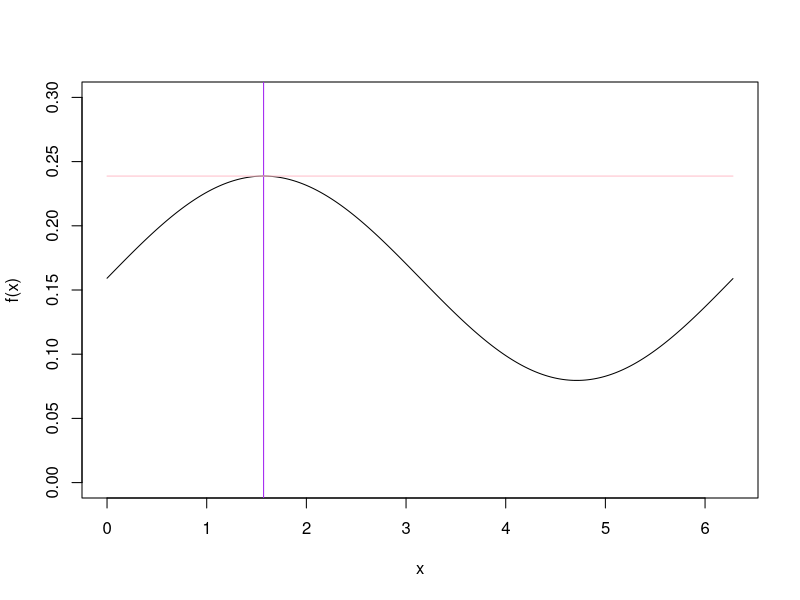
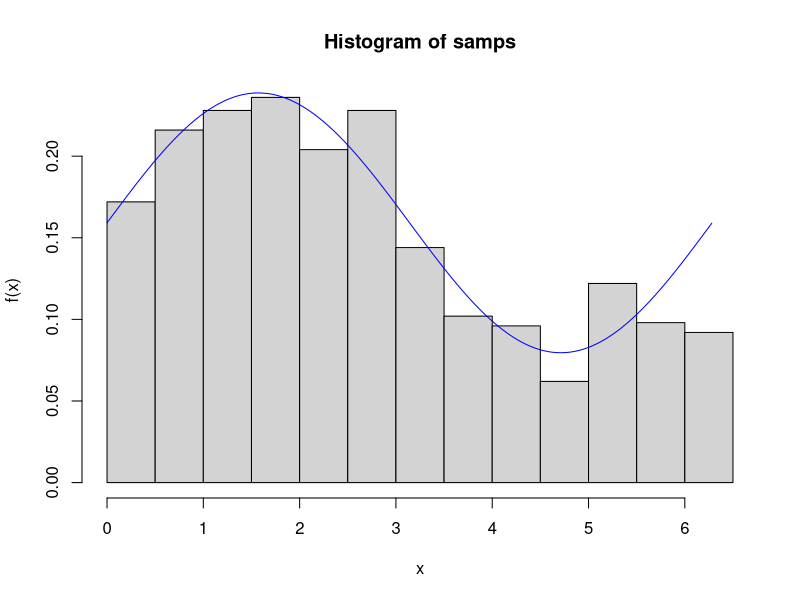

Recreate these plots in R, in order.
#Define f(x)
f <- function(x) {
  return(ifelse((x < 0 | x > 2*pi), 0, (sin(x)+2)/(4*pi)))
}

x <- seq(0, 2*pi, by = 0.01)
plot(x, f(x), type = "l", ylab = "f(x)", ylim=c(0, 0.3))

#Find x where f(x) is max
#Solve f'(x) = 0
x_max = pi/2
abline(v=pi/2, col = "purple")
f_max <- f(x_max)

#Define envelope term e(x)
e <- function(x) {
  return(ifelse((x < 0 | x > 2*pi), Inf, f_max))
}
lines(x, e(x), col = "pink")


n_samps <- 1000      #num of desired samples
n <- 0               #counter for num of samples in loop

samps <- numeric(n_samps)   #stores actual samples

while(n < n_samps) {
  y <- runif(1, min=0, max=2*pi)  #random draw from g
  u <- runif(1)
  if(u < f(y)/e(y)) {
    n <- n + 1      #add to sample counter
    samps[n] <- y   #stores sample for f(x)
  }
}

hist(samps, prob = T, ylab = "f(x)", xlab = "x")
lines(x, f(x), type = "l", ylab = "f(x)", ylim=c(0, 0.3), col="blue")




